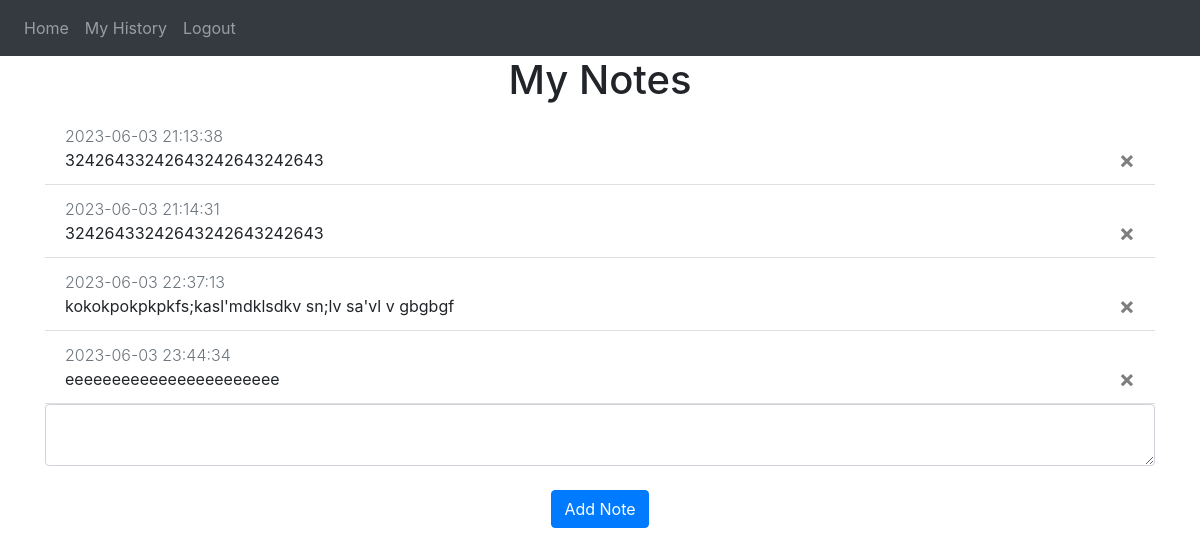
The app's page / (signed in) with its own data.
### website/models.py (models this page shows)
class Note(db.Model):
    id = db.Column(db.Integer, primary_key=True)
    data = db.Column(db.String(10000))
    date = db.Column(db.DateTime(timezone=True), default=func.now())
    user_id = db.Column(db.Integer, db.ForeignKey('user.id'))

### website/views.py (the view)
@views.route('/', methods = ['GET', 'POST'])
@login_required
def home():
    if request.method == 'POST':
        note = request.form.get('note')
        add_note(note)
    return render_template('home.html', user = current_user)

### website/__init__.py (called while the page is built)
def create_app():
    app = Flask(__name__)
    app.config['SECRET_KEY'] = 'hi my final project tamar berman'
    app.config['SQLALCHEMY_DATABASE_URI'] = f'sqlite:///{DB_NAME}'
    db.init_app(app)
    from .views import views
    from .auth import auth
    app.register_blueprint(views, url_prefix = "/")
    app.register_blueprint(auth, url_prefix = "/")
    from .models import User, Note
    create_database(app)
    login_manager = LoginManager()
    login_manager.login_view = "auth.login"
    login_manager.init_app(app)
    @login_manager.user_loader
    def load_user(id_: object) -> object:
        return User.query.get(int(id_))
    return app

### website/templates/home.html (shortened to what this page needs)
{% extends "base.html" %}
{% block content %}
<h1 align="center">My Notes</h1>
<ul class="list-group list-group-flush" id="notes">
  {% for note in user.notes %}
  <li class="list-group-item">
        <span class="g-color-gray-dark-v4 g-font-size-12 text-muted font-weight-light">{{note.date}}</span> </br>
    {{ note.data }}
    <button type="button" class="close" onClick="deletePost({{ note.id }})">
      <span aria-hidden="true">&times;</span>
    </button>
  </li>
  {% endfor %}
</ul>
<form method="POST">
  <textarea name="note" id="note" class="form-control"></textarea>
  <br />
  <div align="center">
    <button type="submit" class="btn btn-primary">Add Note</button>
  </div>
</form>
{% endblock %}

### website/templates/base.html (shortened to what this page needs)
<!DOCTYPE html>
<html lang="en">
<head>
    <link
      rel="stylesheet"
      href="https://stackpath.bootstrapcdn.com/bootstrap/4.4.1/css/bootstrap.min.css"
    />
    <link
      rel="stylesheet"
      href="https://stackpath.bootstrapcdn.com/font-awesome/4.7.0/css/font-awesome.min.css"
    />
</head>
<body>
  <nav class="navbar navbar-expand-lg navbar-dark bg-dark">
      <div class="collapse navbar-collapse" id="navbar">
        <div class="navbar-nav">
            {% if user.is_authenticated %}
            <a class="nav-item nav-link" id="home" href="/">Home</a>
            <a class="nav-item nav-link" id="myhistory" href="/my-history">My History</a>
            <a class="nav-item nav-link" id="logout" href="/logout">Logout</a>
            {% else %}
            <a class="nav-item nav-link" id="login" href="/login">Login</a>
            <a class="nav-item nav-link" id="signUp" href="/sign-up">signUp</a>
            {% endif %}
        </div>
    </div>
  </nav>
  <div class="container">
      {% block content %}
      {% endblock %}
  </div>
</body>
</html>

### records on screen
Note: date "2023-06-03 21:13:38", data "32426433242643242643242643"
Note: date "2023-06-03 21:14:31", data "32426433242643242643242643"
Note: date "2023-06-03 22:37:13", data "kokokpokpkpkfs;kasl'mdklsdkv sn;lv sa'vl v gbgbgf"
Note: date "2023-06-03 23:44:34", data "eeeeeeeeeeeeeeeeeeeeeee"
